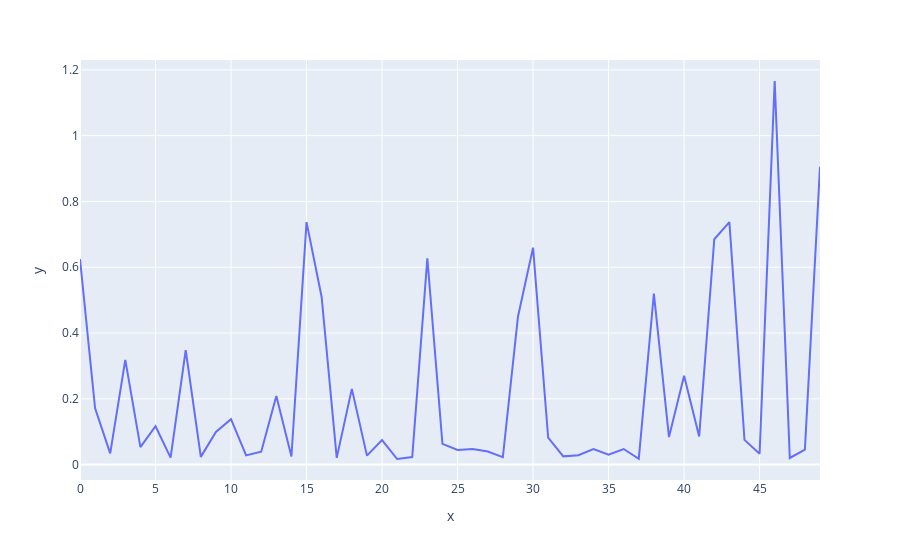

Notebook cell for this chart:
### Code cell
px.line(x=np.arange(len(ag_news)), y=entropies)

### Figure 1 — Plotly figure (JSON) as saved in the notebook; plotly's stock layout.template omitted (floating-point values rounded to 4 significant figures)
{"data": [{"hovertemplate": "x=%{x}<br>y=%{y}<extra></extra>", "legendgroup": "", "line": {"color": "#636efa", "dash": "solid"}, "marker": {"symbol": "circle"}, "mode": "lines", "name": "", "orientation": "v", "showlegend": false, "type": "scatter", "x": [0, 1, 2, 3, 4, 5, 6, 7, 8, 9, 10, 11, 12, 13, 14, 15, 16, 17, 18, 19, 20, 21, 22, 23, 24, 25, 26, 27, 28, 29, 30, 31, 32, 33, 34, 35, 36, 37, 38, 39, 40, 41, 42, 43, 44, 45, 46, 47, 48, 49], "xaxis": "x", "y": [0.6247, 0.171, 0.03437, 0.3184, 0.05321, 0.1167, 0.02121, 0.3484, 0.02351, 0.09947, 0.1383, 0.02819, 0.03936, 0.2089, 0.0247, 0.7372, 0.5098, 0.02051, 0.2303, 0.02727, 0.07465, 0.0171, 0.02313, 0.6274, 0.06295, 0.04458, 0.04775, 0.0397, 0.02247, 0.4496, 0.6596, 0.08242, 0.02509, 0.02836, 0.04751, 0.02986, 0.04747, 0.01785, 0.5196, 0.0836, 0.2704, 0.08541, 0.6851, 0.737, 0.07523, 0.03312, 1.166, 0.02022, 0.04558, 0.9055], "yaxis": "y"}], "layout": {"legend": {"tracegroupgap": 0}, "margin": {"t": 60}, "xaxis": {"anchor": "y", "domain": [0, 1], "title": {"text": "x"}}, "yaxis": {"anchor": "x", "domain": [0, 1], "title": {"text": "y"}}}}
